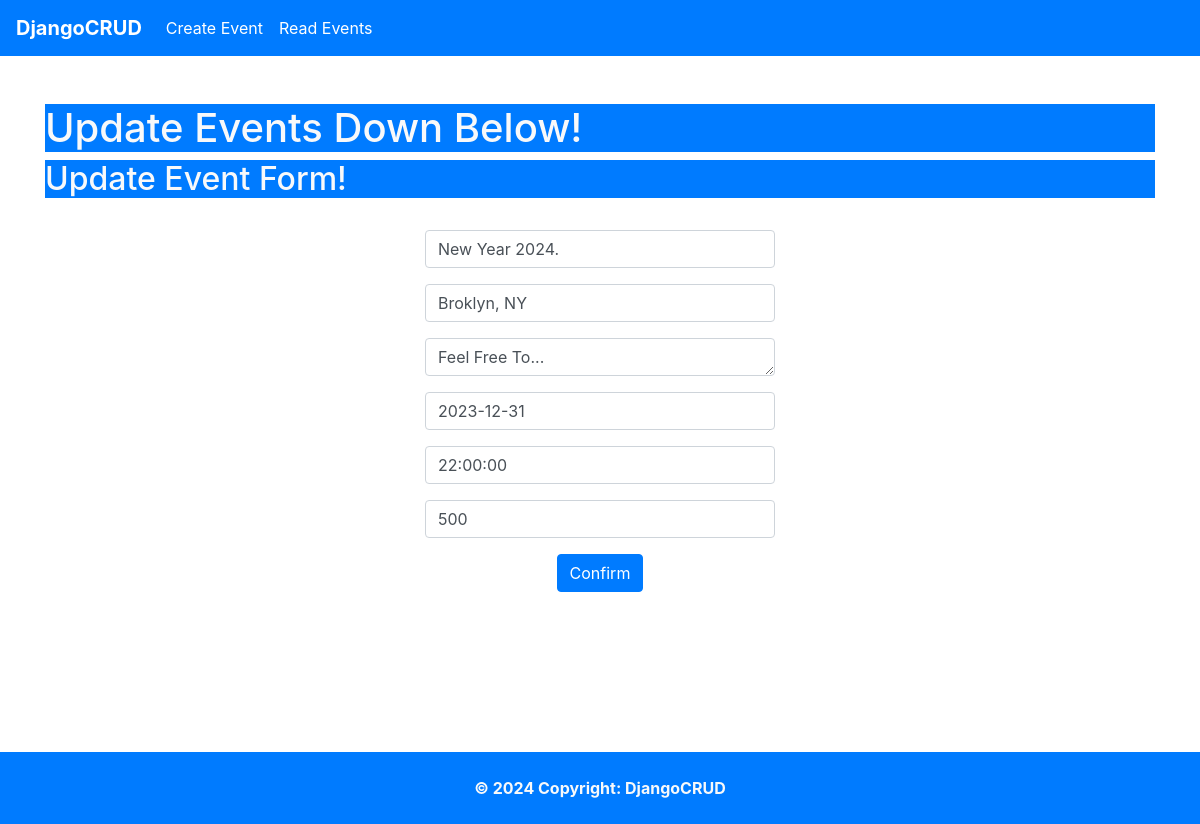
/update_event/1, run on an earlier commit of the app's database.
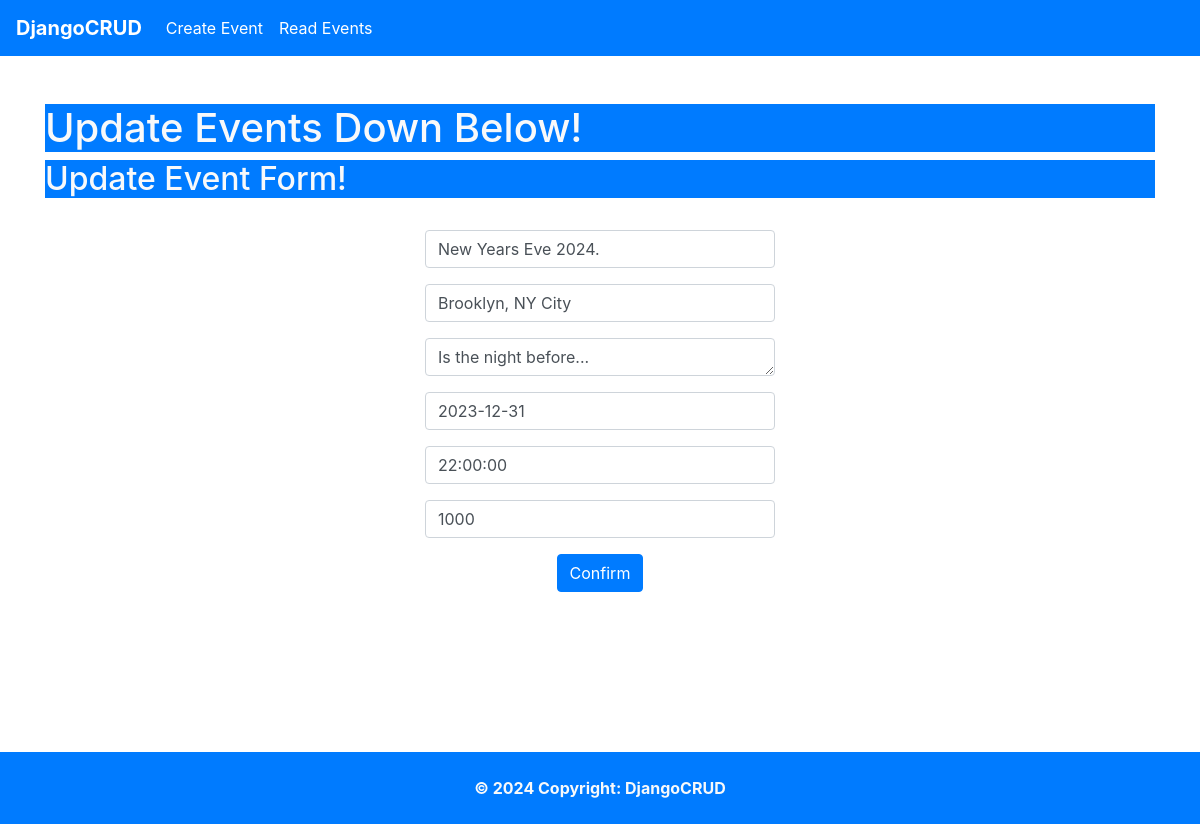
And on a later commit of the database.
### app/models.py (models this page shows, shortened)
class Event(models.Model):
	title = models.CharField(max_length=20)
	location = models.CharField(max_length=20)
	description = models.TextField(max_length=25)
	date = models.DateField(max_length=15)
	time = models.TimeField(max_length=15)
	tickets = models.IntegerField()

### app/views.py (the view)
# urls.py: path("update_event/<int:id>", views.update_event, name="update_event"),
def update_event(request, id):
	events = Event.objects.get(pk=id)
	form = EventForm(request.POST or None, instance=events)
	if form.is_valid():
		form.save()
		messages.success(request, "Form Updated Successively!")
		return redirect("read_event")
	return render(request, "update_event.html", {"events": events, "form": form})

### app/forms.py
class EventForm(forms.ModelForm):
	class Meta:
		model = Event
		fields = "__all__"
		labels = {
			"title": "",
			"location": "",
			"description": "",
			"date": "",
			"time": "",
			"tickets": "",
		}
		widgets = {
			"title": forms.TextInput(attrs={"placeholder":"Event Title", "class":"form-control", "style": "width:350px"}),
			"location": forms.TextInput(attrs={"placeholder":"Event Location", "class":"form-control", "style": "width:350px"}),
			"description": forms.Textarea(attrs={"placeholder":"Event Description", "class":"form-control", "style":"width:350px", "rows":"1"}),
			"date": forms.TextInput(attrs={"placeholder":"Event Date", "class":"form-control", "style": "width:350px"}),
			"time": forms.TextInput(attrs={"placeholder":"Event Time", "class":"form-control", "style": "width:350px"}),
			"tickets": forms.TextInput(attrs={"placeholder":"Event Ticket", "class":"form-control", "style": "width:350px"}),
		}

### app/templates/update_event.html (shortened to what this page needs)
{% extends "base.html" %}
{% load static %}
{% block content %}
<!DOCTYPE html>
<html>
	<head>
	</head>
	<body>
		<div class="container"><br/><br/>
			<form method="POST" action="">
			<h1 class="text bg-primary text-light">Update Events Down Below!</h1>
      		<h2 class="text bg-primary text-light">Update Event Form!</h2>
			<div class="container" align="center"><br/>
				{{ form.as_p }}
				<button type="submit" class="btn btn-primary">Confirm</button>
			</div>
		</div>
	</body>
</html>
{% endblock %}

What changed in the data, as far as the page shows it:
changed Event: title "New Year 2024." → "New Years Eve 2024."; location "Broklyn, NY" → "Brooklyn, NY City"; description "Feel Free To..." → "Is the night before..."; tickets "500" → "1000"
